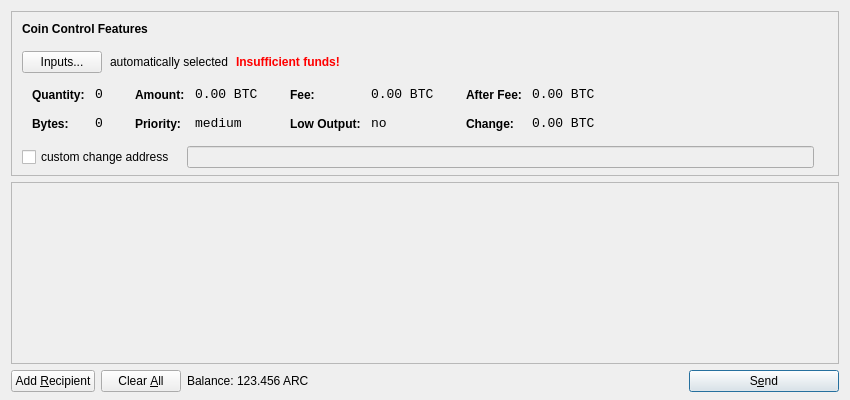
<?xml version="1.0" encoding="UTF-8"?>
<ui version="4.0">
 <class>SendCoinsDialog</class>
 <widget class="QDialog" name="SendCoinsDialog">
  <property name="geometry">
   <rect>
    <x>0</x>
    <y>0</y>
    <width>850</width>
    <height>400</height>
   </rect>
  </property>
  <property name="windowTitle">
   <string>Send Coins</string>
  </property>
  <layout class="QVBoxLayout" name="verticalLayout" stretch="0,1,0">
   <property name="bottomMargin">
    <number>8</number>
   </property>
   <item>
    <widget class="QFrame" name="frameCoinControl">
     <property name="sizePolicy">
      <sizepolicy hsizetype="Expanding" vsizetype="Expanding">
       <horstretch>0</horstretch>
       <verstretch>0</verstretch>
      </sizepolicy>
     </property>
     <property name="maximumSize">
      <size>
       <width>16777215</width>
       <height>16777215</height>
      </size>
     </property>
     <property name="frameShape">
      <enum>QFrame::StyledPanel</enum>
     </property>
     <property name="frameShadow">
      <enum>QFrame::Sunken</enum>
     </property>
     <layout class="QVBoxLayout" name="verticalLayoutCoinControl2">
      <property name="spacing">
       <number>-1</number>
      </property>
      <property name="leftMargin">
       <number>0</number>
      </property>
      <property name="topMargin">
       <number>0</number>
      </property>
      <property name="rightMargin">
       <number>0</number>
      </property>
      <property name="bottomMargin">
       <number>6</number>
      </property>
      <item>
       <layout class="QVBoxLayout" name="verticalLayoutCoinControl" stretch="0,0,0,0,1">
        <property name="spacing">
         <number>0</number>
        </property>
        <property name="leftMargin">
         <number>10</number>
        </property>
        <property name="topMargin">
         <number>10</number>
        </property>
        <item>
         <layout class="QHBoxLayout" name="horizontalLayoutCoinControl1">
          <property name="bottomMargin">
           <number>15</number>
          </property>
          <item>
           <widget class="QLabel" name="labelCoinControlFeatures">
            <property name="sizePolicy">
             <sizepolicy hsizetype="Preferred" vsizetype="Maximum">
              <horstretch>0</horstretch>
              <verstretch>0</verstretch>
             </sizepolicy>
            </property>
            <property name="font">
             <font>
              <weight>75</weight>
              <bold>true</bold>
             </font>
            </property>
            <property name="styleSheet">
             <string notr="true">font-weight:bold;</string>
            </property>
            <property name="text">
             <string>Coin Control Features</string>
            </property>
           </widget>
          </item>
         </layout>
        </item>
        <item>
         <layout class="QHBoxLayout" name="horizontalLayoutCoinControl2" stretch="0,0,0,0">
          <property name="spacing">
           <number>8</number>
          </property>
          <property name="bottomMargin">
           <number>10</number>
          </property>
          <item>
           <widget class="QPushButton" name="pushButtonCoinControl">
            <property name="styleSheet">
             <string notr="true"/>
            </property>
            <property name="text">
             <string>Inputs...</string>
            </property>
           </widget>
          </item>
          <item>
           <widget class="QLabel" name="labelCoinControlAutomaticallySelected">
            <property name="text">
             <string>automatically selected</string>
            </property>
            <property name="margin">
             <number>5</number>
            </property>
           </widget>
          </item>
          <item>
           <widget class="QLabel" name="labelCoinControlInsuffFunds">
            <property name="font">
             <font>
              <weight>75</weight>
              <bold>true</bold>
             </font>
            </property>
            <property name="styleSheet">
             <string notr="true">color:red;font-weight:bold;</string>
            </property>
            <property name="text">
             <string>Insufficient funds!</string>
            </property>
            <property name="margin">
             <number>5</number>
            </property>
           </widget>
          </item>
          <item>
           <spacer name="horizontalSpacerCoinControl">
            <property name="orientation">
             <enum>Qt::Horizontal</enum>
            </property>
            <property name="sizeHint" stdset="0">
             <size>
              <width>40</width>
              <height>1</height>
             </size>
            </property>
           </spacer>
          </item>
         </layout>
        </item>
        <item>
         <widget class="QWidget" name="widgetCoinControl" native="true">
          <property name="sizePolicy">
           <sizepolicy hsizetype="Preferred" vsizetype="Preferred">
            <horstretch>0</horstretch>
            <verstretch>0</verstretch>
           </sizepolicy>
          </property>
          <property name="minimumSize">
           <size>
            <width>0</width>
            <height>0</height>
           </size>
          </property>
          <property name="styleSheet">
           <string notr="true"/>
          </property>
          <layout class="QHBoxLayout" name="horizontalLayoutCoinControl5">
           <property name="margin">
            <number>0</number>
           </property>
           <item>
            <layout class="QHBoxLayout" name="horizontalLayoutCoinControl3" stretch="0,0,0,1">
             <property name="spacing">
              <number>20</number>
             </property>
             <property name="topMargin">
              <number>0</number>
             </property>
             <property name="bottomMargin">
              <number>10</number>
             </property>
             <item>
              <layout class="QFormLayout" name="formLayoutCoinControl1">
               <property name="horizontalSpacing">
                <number>10</number>
               </property>
               <property name="verticalSpacing">
                <number>14</number>
               </property>
               <property name="leftMargin">
                <number>10</number>
               </property>
               <property name="topMargin">
                <number>4</number>
               </property>
               <property name="rightMargin">
                <number>6</number>
               </property>
               <item row="0" column="0">
                <widget class="QLabel" name="labelCoinControlQuantityText">
                 <property name="styleSheet">
                  <string notr="true">font-weight:bold;</string>
                 </property>
                 <property name="text">
                  <string>Quantity:</string>
                 </property>
                 <property name="margin">
                  <number>0</number>
                 </property>
                </widget>
               </item>
               <item row="0" column="1">
                <widget class="QLabel" name="labelCoinControlQuantity">
                 <property name="font">
                  <font>
                   <family>Monospace</family>
                   <pointsize>10</pointsize>
                  </font>
                 </property>
                 <property name="cursor">
                  <cursorShape>IBeamCursor</cursorShape>
                 </property>
                 <property name="contextMenuPolicy">
                  <enum>Qt::ActionsContextMenu</enum>
                 </property>
                 <property name="text">
                  <string notr="true">0</string>
                 </property>
                 <property name="margin">
                  <number>0</number>
                 </property>
                 <property name="textInteractionFlags">
                  <set>Qt::LinksAccessibleByMouse|Qt::TextSelectableByKeyboard|Qt::TextSelectableByMouse</set>
                 </property>
                </widget>
               </item>
               <item row="1" column="0">
                <widget class="QLabel" name="labelCoinControlBytesText">
                 <property name="styleSheet">
                  <string notr="true">font-weight:bold;</string>
                 </property>
                 <property name="text">
                  <string>Bytes:</string>
                 </property>
                </widget>
               </item>
               <item row="1" column="1">
                <widget class="QLabel" name="labelCoinControlBytes">
                 <property name="font">
                  <font>
                   <family>Monospace</family>
                   <pointsize>10</pointsize>
                  </font>
                 </property>
                 <property name="cursor">
                  <cursorShape>IBeamCursor</cursorShape>
                 </property>
                 <property name="contextMenuPolicy">
                  <enum>Qt::ActionsContextMenu</enum>
                 </property>
                 <property name="text">
                  <string notr="true">0</string>
                 </property>
                 <property name="textInteractionFlags">
                  <set>Qt::LinksAccessibleByMouse|Qt::TextSelectableByKeyboard|Qt::TextSelectableByMouse</set>
                 </property>
                </widget>
               </item>
              </layout>
             </item>
             <item>
              <layout class="QFormLayout" name="formLayoutCoinControl2">
               <property name="horizontalSpacing">
                <number>10</number>
               </property>
               <property name="verticalSpacing">
                <number>14</number>
               </property>
               <property name="leftMargin">
                <number>6</number>
               </property>
               <property name="topMargin">
                <number>4</number>
               </property>
               <property name="rightMargin">
                <number>6</number>
               </property>
               <item row="0" column="0">
                <widget class="QLabel" name="labelCoinControlAmountText">
                 <property name="styleSheet">
                  <string notr="true">font-weight:bold;</string>
                 </property>
                 <property name="text">
                  <string>Amount:</string>
                 </property>
                 <property name="margin">
                  <number>0</number>
                 </property>
                </widget>
               </item>
               <item row="0" column="1">
                <widget class="QLabel" name="labelCoinControlAmount">
                 <property name="font">
                  <font>
                   <family>Monospace</family>
                   <pointsize>10</pointsize>
                  </font>
                 </property>
                 <property name="cursor">
                  <cursorShape>IBeamCursor</cursorShape>
                 </property>
                 <property name="contextMenuPolicy">
                  <enum>Qt::ActionsContextMenu</enum>
                 </property>
                 <property name="text">
                  <string notr="true">0.00 BTC</string>
                 </property>
                 <property name="textInteractionFlags">
                  <set>Qt::LinksAccessibleByMouse|Qt::TextSelectableByKeyboard|Qt::TextSelectableByMouse</set>
                 </property>
                </widget>
               </item>
               <item row="1" column="0">
                <widget class="QLabel" name="labelCoinControlPriorityText">
                 <property name="styleSheet">
                  <string notr="true">font-weight:bold;</string>
                 </property>
                 <property name="text">
                  <string>Priority:</string>
                 </property>
                </widget>
               </item>
               <item row="1" column="1">
                <widget class="QLabel" name="labelCoinControlPriority">
                 <property name="font">
                  <font>
                   <family>Monospace</family>
                   <pointsize>10</pointsize>
                  </font>
                 </property>
                 <property name="cursor">
                  <cursorShape>IBeamCursor</cursorShape>
                 </property>
                 <property name="contextMenuPolicy">
                  <enum>Qt::ActionsContextMenu</enum>
                 </property>
                 <property name="text">
                  <string>medium</string>
                 </property>
                 <property name="textInteractionFlags">
                  <set>Qt::LinksAccessibleByMouse|Qt::TextSelectableByKeyboard|Qt::TextSelectableByMouse</set>
                 </property>
                </widget>
               </item>
              </layout>
             </item>
             <item>
              <layout class="QFormLayout" name="formLayoutCoinControl3">
               <property name="horizontalSpacing">
                <number>10</number>
               </property>
               <property name="verticalSpacing">
                <number>14</number>
               </property>
               <property name="leftMargin">
                <number>6</number>
               </property>
               <property name="topMargin">
                <number>4</number>
               </property>
               <property name="rightMargin">
                <number>6</number>
               </property>
               <item row="0" column="0">
                <widget class="QLabel" name="labelCoinControlFeeText">
                 <property name="styleSheet">
                  <string notr="true">font-weight:bold;</string>
                 </property>
                 <property name="text">
                  <string>Fee:</string>
                 </property>
                 <property name="margin">
                  <number>0</number>
                 </property>
                </widget>
               </item>
               <item row="0" column="1">
                <widget class="QLabel" name="labelCoinControlFee">
                 <property name="font">
                  <font>
                   <family>Monospace</family>
                   <pointsize>10</pointsize>
                  </font>
                 </property>
                 <property name="cursor">
                  <cursorShape>IBeamCursor</cursorShape>
                 </property>
                 <property name="contextMenuPolicy">
                  <enum>Qt::ActionsContextMenu</enum>
                 </property>
                 <property name="text">
                  <string notr="true">0.00 BTC</string>
                 </property>
                 <property name="textInteractionFlags">
                  <set>Qt::LinksAccessibleByMouse|Qt::TextSelectableByKeyboard|Qt::TextSelectableByMouse</set>
                 </property>
                </widget>
               </item>
               <item row="1" column="0">
                <widget class="QLabel" name="labelCoinControlLowOutputText">
                 <property name="styleSheet">
                  <string notr="true">font-weight:bold;</string>
                 </property>
                 <property name="text">
                  <string>Low Output:</string>
                 </property>
                </widget>
               </item>
               <item row="1" column="1">
                <widget class="QLabel" name="labelCoinControlLowOutput">
                 <property name="font">
                  <font>
                   <family>Monospace</family>
                   <pointsize>10</pointsize>
                  </font>
                 </property>
                 <property name="cursor">
                  <cursorShape>IBeamCursor</cursorShape>
                 </property>
                 <property name="contextMenuPolicy">
                  <enum>Qt::ActionsContextMenu</enum>
                 </property>
                 <property name="text">
                  <string>no</string>
                 </property>
                 <property name="textInteractionFlags">
                  <set>Qt::LinksAccessibleByMouse|Qt::TextSelectableByKeyboard|Qt::TextSelectableByMouse</set>
                 </property>
                </widget>
               </item>
              </layout>
             </item>
             <item>
              <layout class="QFormLayout" name="formLayoutCoinControl4">
               <property name="horizontalSpacing">
                <number>10</number>
               </property>
               <property name="verticalSpacing">
                <number>14</number>
               </property>
               <property name="leftMargin">
                <number>6</number>
               </property>
               <property name="topMargin">
                <number>4</number>
               </property>
               <property name="rightMargin">
                <number>6</number>
               </property>
               <item row="0" column="0">
                <widget class="QLabel" name="labelCoinControlAfterFeeText">
                 <property name="styleSheet">
                  <string notr="true">font-weight:bold;</string>
                 </property>
                 <property name="text">
                  <string>After Fee:</string>
                 </property>
                 <property name="margin">
                  <number>0</number>
                 </property>
                </widget>
               </item>
               <item row="0" column="1">
                <widget class="QLabel" name="labelCoinControlAfterFee">
                 <property name="font">
                  <font>
                   <family>Monospace</family>
                   <pointsize>10</pointsize>
                  </font>
                 </property>
                 <property name="cursor">
                  <cursorShape>IBeamCursor</cursorShape>
                 </property>
                 <property name="contextMenuPolicy">
                  <enum>Qt::ActionsContextMenu</enum>
                 </property>
                 <property name="text">
                  <string notr="true">0.00 BTC</string>
                 </property>
                 <property name="textInteractionFlags">
                  <set>Qt::LinksAccessibleByMouse|Qt::TextSelectableByKeyboard|Qt::TextSelectableByMouse</set>
                 </property>
                </widget>
               </item>
               <item row="1" column="0">
                <widget class="QLabel" name="labelCoinControlChangeText">
                 <property name="styleSheet">
                  <string notr="true">font-weight:bold;</string>
                 </property>
                 <property name="text">
                  <string>Change:</string>
                 </property>
                </widget>
               </item>
               <item row="1" column="1">
                <widget class="QLabel" name="labelCoinControlChange">
                 <property name="font">
                  <font>
                   <family>Monospace</family>
                   <pointsize>10</pointsize>
                  </font>
                 </property>
                 <property name="cursor">
                  <cursorShape>IBeamCursor</cursorShape>
                 </property>
                 <property name="contextMenuPolicy">
                  <enum>Qt::ActionsContextMenu</enum>
                 </property>
                 <property name="text">
                  <string notr="true">0.00 BTC</string>
                 </property>
                 <property name="textInteractionFlags">
                  <set>Qt::LinksAccessibleByMouse|Qt::TextSelectableByKeyboard|Qt::TextSelectableByMouse</set>
                 </property>
                </widget>
               </item>
              </layout>
             </item>
            </layout>
           </item>
          </layout>
         </widget>
        </item>
        <item>
         <layout class="QHBoxLayout" name="horizontalLayoutCoinControl4" stretch="0,0,0">
          <property name="spacing">
           <number>12</number>
          </property>
          <property name="sizeConstraint">
           <enum>QLayout::SetDefaultConstraint</enum>
          </property>
          <property name="topMargin">
           <number>5</number>
          </property>
          <property name="rightMargin">
           <number>5</number>
          </property>
          <item>
           <widget class="QCheckBox" name="checkBoxCoinControlChange">
            <property name="text">
             <string>custom change address</string>
            </property>
           </widget>
          </item>
          <item>
           <widget class="QLineEdit" name="lineEditCoinControlChange">
            <property name="enabled">
             <bool>false</bool>
            </property>
            <property name="sizePolicy">
             <sizepolicy hsizetype="Expanding" vsizetype="Fixed">
              <horstretch>0</horstretch>
              <verstretch>0</verstretch>
             </sizepolicy>
            </property>
           </widget>
          </item>
          <item>
           <widget class="QLabel" name="labelCoinControlChangeLabel">
            <property name="sizePolicy">
             <sizepolicy hsizetype="Preferred" vsizetype="Expanding">
              <horstretch>0</horstretch>
              <verstretch>0</verstretch>
             </sizepolicy>
            </property>
            <property name="minimumSize">
             <size>
              <width>0</width>
              <height>0</height>
             </size>
            </property>
            <property name="text">
             <string/>
            </property>
            <property name="margin">
             <number>3</number>
            </property>
           </widget>
          </item>
         </layout>
        </item>
        <item>
         <spacer name="verticalSpacerCoinControl">
          <property name="orientation">
           <enum>Qt::Vertical</enum>
          </property>
          <property name="sizeHint" stdset="0">
           <size>
            <width>800</width>
            <height>1</height>
           </size>
          </property>
         </spacer>
        </item>
       </layout>
      </item>
     </layout>
    </widget>
   </item>
   <item>
    <widget class="QScrollArea" name="scrollArea">
     <property name="widgetResizable">
      <bool>true</bool>
     </property>
     <widget class="QWidget" name="scrollAreaWidgetContents">
      <property name="geometry">
       <rect>
        <x>0</x>
        <y>0</y>
        <width>830</width>
        <height>165</height>
       </rect>
      </property>
      <layout class="QVBoxLayout" name="verticalLayout_2">
       <property name="margin">
        <number>0</number>
       </property>
       <item>
        <layout class="QVBoxLayout" name="entries">
         <property name="spacing">
          <number>6</number>
         </property>
        </layout>
       </item>
       <item>
        <spacer name="verticalSpacer">
         <property name="orientation">
          <enum>Qt::Vertical</enum>
         </property>
         <property name="sizeHint" stdset="0">
          <size>
           <width>20</width>
           <height>40</height>
          </size>
         </property>
        </spacer>
       </item>
      </layout>
     </widget>
    </widget>
   </item>
   <item>
    <layout class="QHBoxLayout" name="horizontalLayout">
     <item>
      <widget class="QPushButton" name="addButton">
       <property name="toolTip">
        <string>Send to multiple recipients at once</string>
       </property>
       <property name="text">
        <string>Add &amp;Recipient</string>
       </property>
       <property name="icon">
        <iconset resource="../bitcoin.qrc">
         <normaloff>:/icons/add</normaloff>:/icons/add</iconset>
       </property>
       <property name="autoDefault">
        <bool>false</bool>
       </property>
      </widget>
     </item>
     <item>
      <widget class="QPushButton" name="clearButton">
       <property name="sizePolicy">
        <sizepolicy hsizetype="Minimum" vsizetype="Fixed">
         <horstretch>0</horstretch>
         <verstretch>0</verstretch>
        </sizepolicy>
       </property>
       <property name="toolTip">
        <string>Remove all transaction fields</string>
       </property>
       <property name="text">
        <string>Clear &amp;All</string>
       </property>
       <property name="icon">
        <iconset resource="../bitcoin.qrc">
         <normaloff>:/icons/remove</normaloff>:/icons/remove</iconset>
       </property>
       <property name="autoRepeatDelay">
        <number>300</number>
       </property>
       <property name="autoDefault">
        <bool>false</bool>
       </property>
      </widget>
     </item>
     <item>
      <layout class="QHBoxLayout" name="horizontalLayout_2">
       <property name="spacing">
        <number>3</number>
       </property>
       <item>
        <widget class="QLabel" name="label">
         <property name="text">
          <string>Balance:</string>
         </property>
        </widget>
       </item>
       <item>
        <widget class="QLabel" name="labelBalance">
         <property name="cursor">
          <cursorShape>IBeamCursor</cursorShape>
         </property>
         <property name="text">
          <string>123.456 ARC</string>
         </property>
         <property name="textInteractionFlags">
          <set>Qt::LinksAccessibleByMouse|Qt::TextSelectableByKeyboard|Qt::TextSelectableByMouse</set>
         </property>
        </widget>
       </item>
      </layout>
     </item>
     <item>
      <spacer name="horizontalSpacer">
       <property name="orientation">
        <enum>Qt::Horizontal</enum>
       </property>
       <property name="sizeHint" stdset="0">
        <size>
         <width>40</width>
         <height>20</height>
        </size>
       </property>
      </spacer>
     </item>
     <item>
      <widget class="QPushButton" name="sendButton">
       <property name="minimumSize">
        <size>
         <width>150</width>
         <height>0</height>
        </size>
       </property>
       <property name="toolTip">
        <string>Confirm the send action</string>
       </property>
       <property name="text">
        <string>S&amp;end</string>
       </property>
       <property name="icon">
        <iconset resource="../bitcoin.qrc">
         <normaloff>:/icons/send</normaloff>:/icons/send</iconset>
       </property>
       <property name="default">
        <bool>true</bool>
       </property>
      </widget>
     </item>
    </layout>
   </item>
  </layout>
 </widget>
 <resources>
  <include location="../bitcoin.qrc"/>
 </resources>
 <connections/>
</ui>
